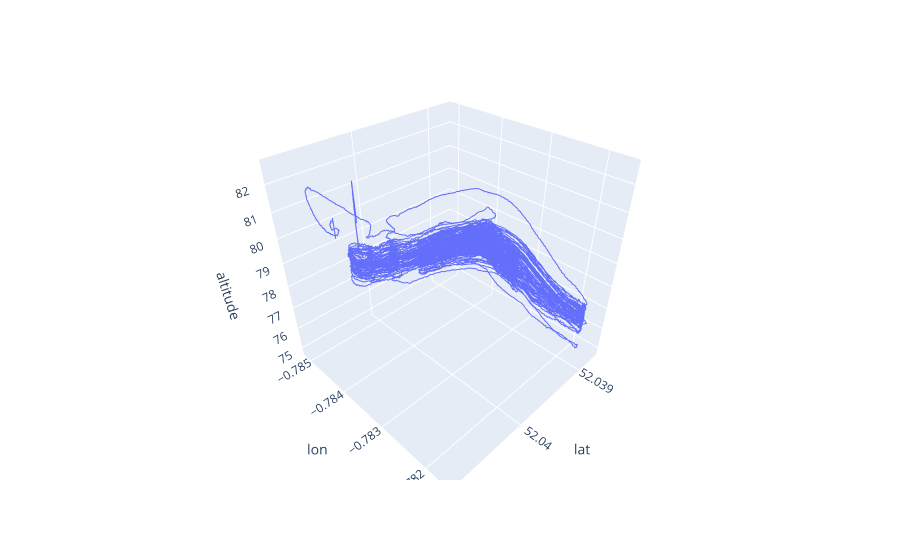

The notebook cell saved with this chart:
### Code cell
px.line_3d(full_df, x="lat", y="lon", z="altitude")

### Figure 1 — Plotly figure (JSON) as saved in the notebook; plotly's stock layout.template omitted (floating-point values rounded to 4 significant figures; data arrays with more than 128 entries replaced by an {"elided": "..."} marker saying what was removed)
{"data": [{"hovertemplate": "lat=%{x}<br>lon=%{y}<br>altitude=%{z}<extra></extra>", "legendgroup": "", "line": {"color": "#636efa", "dash": "solid"}, "marker": {"symbol": "circle"}, "mode": "lines", "name": "", "scene": "scene", "showlegend": false, "type": "scatter3d", "x": {"elided": "26529 float values"}, "y": {"elided": "26529 float values"}, "z": {"elided": "26529 float values"}}], "layout": {"legend": {"tracegroupgap": 0}, "margin": {"t": 60}, "scene": {"domain": {"x": [0, 1], "y": [0, 1]}, "xaxis": {"title": {"text": "lat"}}, "yaxis": {"title": {"text": "lon"}}, "zaxis": {"title": {"text": "altitude"}}}}}
